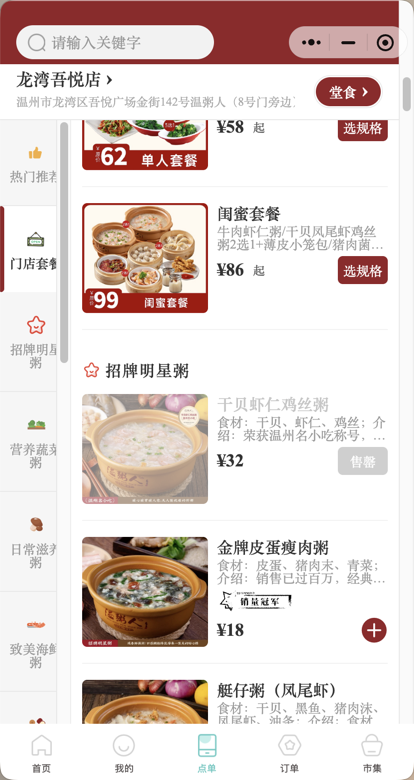
#> input picture 输出/截图输出/.uipath-runs/20261109-114902-609933-71678403-49107a36/ui-tars-trial/11952de2c99fc8770b31/evidence/miniapp-before-close.png, 414 x 780 px
$ python -i miniapp_code.py   (imports and definitions only)
#> lines starting #> are read from the running program, lines starting #| are printed output that depends on the picture; after the words box and inside, x2 and y2 are one past the last pixel; in counts of white or black regions, pixels touching at a corner belong together
"""微信圆形小程序码第一轮检测。

OpenCV 只负责在原始像素坐标里提候选 ROI；是否真是微信圆形码由 Node worker
调用 ``@weapp-vite/qr`` 做三定位点 + 右下角徽标 + 环状纹理的结构验证。
npm 包的 ``confidence`` 是启发式分数，不参与可信判定。

依赖：opencv-python-headless、Pillow、numpy；``qr_detector/`` 下执行过 ``npm ci``。
"""
from __future__ import annotations

import json
import math
import queue
import shutil
import subprocess
import threading
import time
import uuid
from pathlib import Path

import cv2
import numpy as np
from PIL import Image

MAX_DECODE_PIXELS = 45_000_000
MAX_ROI_PER_IMAGE = 36
MAX_ORIENTATIONS = 4
CANVAS = 384
REQUEST_TIMEOUT = 2.0
PREVIEW_EDGE = 1600
_MINIAPP_KIND = "wechat-mini-program-code"
_WORKER_DIR = Path(__file__).resolve().parents[1] / "qr_detector"
_NODE_MODULE = Path("node_modules") / "@weapp-vite" / "qr" / "package.json"


class CircleDetectorUnavailable(RuntimeError):
    """Node worker 或依赖未就绪；不能把第一轮当成已完成。"""

    code = "circle_detector_unavailable"


class CircleDetectorTimeout(RuntimeError):
    code = "circle_timeout"


class CircleDetectorError(RuntimeError):
    code = "circle_detector_error"


class CircleImageTooLarge(RuntimeError):
    code = "image_too_large"


def _error_code(exc: BaseException) -> str:
    return getattr(exc, "code", None) or "circle_detector_error"


class NodeCircleWorker:
    """一个批次常驻的 Node 子进程，按请求 id 匹配结果。"""

    # [90 lines left out: functions __init__, _start, _read, _stop, _request_once, verify, not called in this run]

    def close(self) -> None:
        with self._lock:
            self._stop()


# [76 lines left out: functions _rotated_points, _right_angle_locators, _validate_structure, _normalize_canvas, not called in this run]


def _preview_rois(gray: np.ndarray) -> list[dict]:
    """在缩略图上生成候选 ROI（缩略图坐标）。"""
    height, width = gray.shape[:2]
    min_side = min(width, height)
    rois: list[dict] = []

    def add(left: float, top: float, size: float, source: str) -> None:
        if size <= 0:
            return
        left = max(0, min(width - 1, left))
        top = max(0, min(height - 1, top))
        right = max(left + 1, min(width, left + size))
        bottom = max(top + 1, min(height, top + size))
        rois.append({"left": left, "top": top, "size": max(right - left, bottom - top), "source": source})

    for kernel_size in (5, 9):
        kernel = cv2.getStructuringElement(cv2.MORPH_ELLIPSE, (kernel_size, kernel_size))
        binary = cv2.morphologyEx(gray, cv2.MORPH_CLOSE, kernel)
        binary = cv2.threshold(binary, 0, 255, cv2.THRESH_BINARY + cv2.THRESH_OTSU)[1]
        contours, _ = cv2.findContours(binary, cv2.RETR_EXTERNAL, cv2.CHAIN_APPROX_SIMPLE)
        for contour in contours:
            x, y, w, h = cv2.boundingRect(contour)
            long_edge = max(w, h)
            if not (40 <= long_edge <= 0.70 * min_side):
                continue
            ratio = w / h if h else 0
            if not (0.75 <= ratio <= 1.33):
                continue
            patch = gray[y:y + h, x:x + w]
            if patch.size == 0 or float(patch.std()) < 12.0:
                continue
            size = int(round(long_edge * 1.15))
            add(x + w / 2 - size / 2, y + h / 2 - size / 2, size, "contour")

    blurred = cv2.medianBlur(gray, 5)
    circles = cv2.HoughCircles(
        blurred, cv2.HOUGH_GRADIENT, dp=1.2, minDist=40, param1=100, param2=24,
        minRadius=18, maxRadius=max(18, min_side // 3),
    )
    for circle in (circles[0] if circles is not None else []):
        cx, cy, radius = (float(value) for value in circle[:3])
        add(cx - radius * 1.1, cy - radius * 1.1, radius * 2.2, "hough")

    if not rois:
        # 受控兜底：2x2、3x3 重叠块，不做无界滑窗。
        for grid in (2, 3):
            side = int(min_side / grid * 1.4)
            for row in range(grid):
                for column in range(grid):
                    add(min_side * column / grid, min_side * row / grid, side, "grid")
    elif abs(width - height) <= 0.08 * max(width, height):
        add(0, 0, min_side, "full")

    merged: list[dict] = []
    for roi in rois:
        cx, cy = roi["left"] + roi["size"] / 2, roi["top"] + roi["size"] / 2
        duplicate = any(
            math.hypot(cx - kept["left"] - kept["size"] / 2, cy - kept["top"] - kept["size"] / 2)
            < 0.12 * max(roi["size"], kept["size"])
            and 0.90 <= roi["size"] / kept["size"] <= 1.11
            for kept in merged
        )
        # 只合并几乎完全重合的框：尺寸/中心不同的候选都留给结构验证判断，
        # 以免把真正贴合码区的框提前挤掉。
        if not duplicate:
            merged.append(roi)
    return merged[:MAX_ROI_PER_IMAGE]


class MiniProgramCodeDetector:
    """第一轮：按图返回可信的圆形小程序码候选（原图坐标）。"""

    # [128 lines left out: functions __init__, _roi_dir, detect, _to_original, close, not called in this run]

    def __enter__(self) -> "MiniProgramCodeDetector":
        return self

    def __exit__(self, *_exc) -> None:
        self.close()


# [10 lines left out: function _fit_square, not called in this run]


def error_code(exc: BaseException) -> str:
    """把检测异常转成受控的短码，供 manifest 记录。"""
    return _error_code(exc)

>>> import cv2
>>> picture = cv2.imread('../../../输出/截图输出/.uipath-runs/20261109-114902-609933-71678403-49107a36/ui-tars-trial/11952de2c99fc8770b31/evidence/miniapp-before-close.png', cv2.IMREAD_GRAYSCALE)
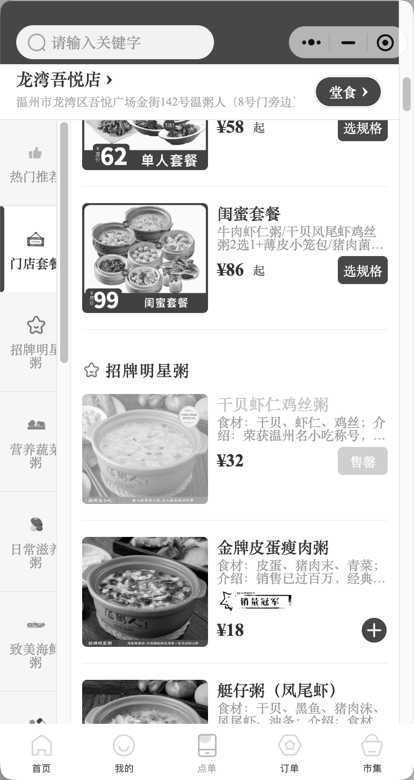
#> picture: shape (780, 414); min 0, max 255, mean 217.7
>>> result = _preview_rois(picture)
#> the loop in _preview_rois, `for kernel_size in (5, 9):` made 2 passes
#> pass 1, in _preview_rois, `binary = cv2.morphologyEx(gray, cv2.MORPH_CLOSE, kernel)`:
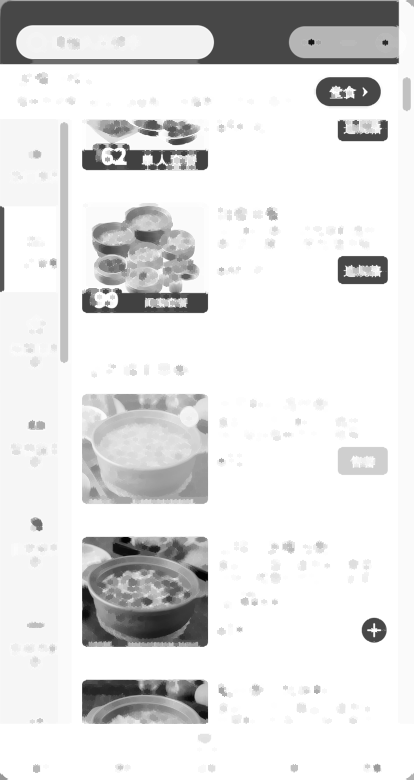
#> binary: shape (780, 414); min 3, max 255, mean 224.8
#> pass 1, in _preview_rois, `binary = cv2.threshold(binary, 0, 255, cv2.THRESH_BINARY + cv2.THRESH_..`:
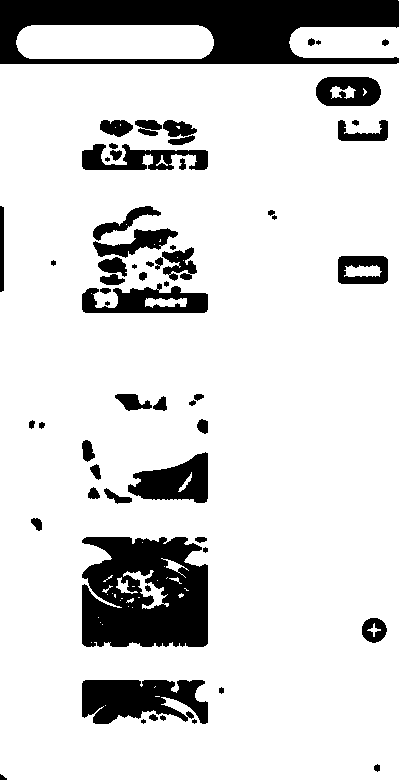
#> binary: shape (780, 414); 85% white; 61 black regions (7 under 20 px), largest, box (x1, y1, x2, y2) and area: (0, 0, 399, 64) 15777, (82, 537, 208, 647) 11470, (82, 680, 208, 724) 4148
#> pass 2, in _preview_rois, `binary = cv2.morphologyEx(gray, cv2.MORPH_CLOSE, kernel)`:
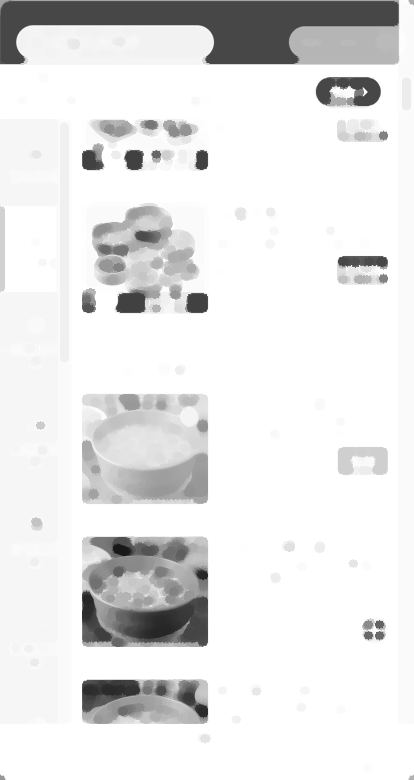
#> binary: shape (780, 414); min 24, max 255, mean 229.8
#> pass 2, in _preview_rois, `binary = cv2.threshold(binary, 0, 255, cv2.THRESH_BINARY + cv2.THRESH_..`:
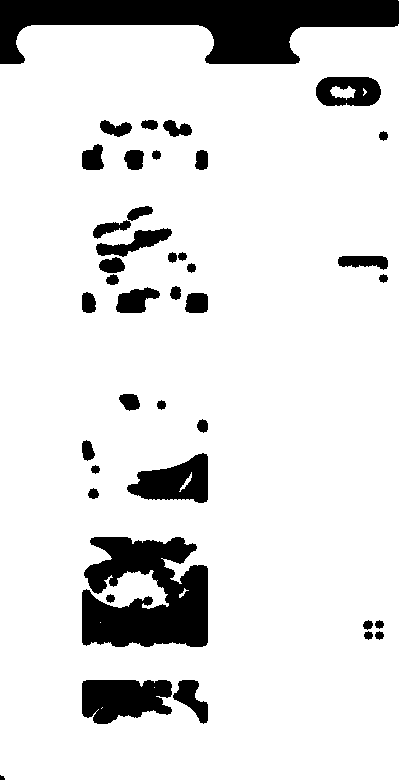
#> binary: shape (780, 414); 87.8% white; 40 black regions (1 under 20 px), largest, box (x1, y1, x2, y2) and area: (0, 0, 399, 64) 14247, (82, 537, 208, 647) 10155, (82, 680, 172, 724) 3154
#> in _preview_rois, `blurred = cv2.medianBlur(gray, 5)`:
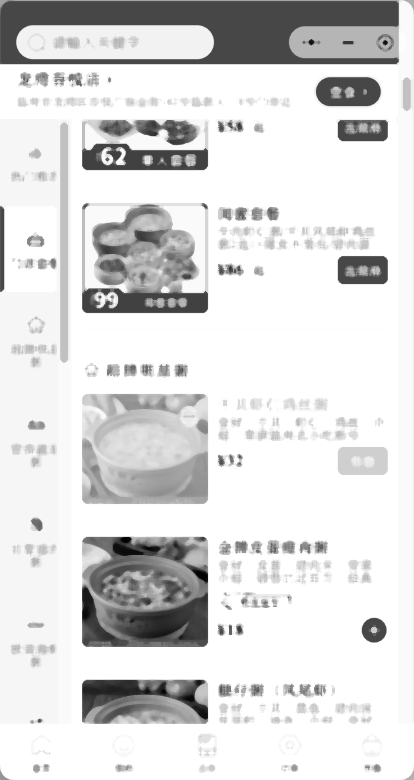
#> blurred: shape (780, 414); min 1, max 255, mean 219.7
#> in _preview_rois, `circles = cv2.HoughCircles( blurred, cv2.HOUGH_GRADIENT, dp=1.2, minDi..`: circles = 124 rows, first 8: [175.8, 339, 137.3], [216.6, 137.4, 136], [203.4, 486.6, 121.4], [144.6, 504.6, 106.9], [165, 195, 97.56], [145.8, 377.4, 92.4], [177, 628.2, 95.04], [255, 322.2, 110.9]
#> the loop in _preview_rois, `for circle in (circles[0] if circles is not None else []):` made 124 passes
#> (cx, cy, radius, left in add, top in add, right in add, bottom in add) on passes 1 to 12: (175.8, 339, 137.3, 24.79, 188, 326.8, 490), (216.6, 137.4, 136, 67.04, 0, 366.2, 299.1), (203.4, 486.6, 121.4, 69.82, 353, 337, 620.2), (144.6, 504.6, 106.9, 26.99, 387, 262.2, 622.2), (165, 195, 97.56, 57.68, 87.68, 272.3, 302.3), (145.8, 377.4, 92.4, 44.16, 275.8, 247.4, 479), (177, 628.2, 95.04, 72.46, 523.7, 281.5, 732.7), (255, 322.2, 110.9, 133, 200.2, 377, 444.2), (231, 364.2, 136, 81.44, 214.6, 380.6, 513.8), (103.8, 629.4, 93.72, 0.708, 526.3, 206.9, 732.5), (179.4, 415.8, 137.3, 28.39, 264.8, 330.4, 566.8), (243, 191.4, 128, 102.2, 50.56, 383.8, 332.2)
#> the loop in _preview_rois, `for roi in rois:` made 124 passes
#> (cx, cy, duplicate) on passes 3, 4, 5, 6, 7, 8, 9, 10, 11, 12, 14, 15: (203.4, 486.6, False), (144.6, 504.6, False), (165, 195, False), (145.8, 377.4, False), (177, 628.2, False), (255, 322.2, False), (231, 364.2, False), (103.8, 629.4, False), (179.4, 415.8, False), (243, 191.4, False), (245.4, 601.8, False), (120.6, 205.8, False)
#> (roi, cx, cy, duplicate) on passes 1, 2, 13, 16, 21, 26: ({'left': 24.79, 'top': 188, 'size': 302, 'source': 'hough'}, 175.8, 339, False), ({'left': 67.04, 'top': 0, 'size': 299.1, 'source': 'hough'}, 216.6, 149.6, False), ({'left': 0, 'top': 47.08, 'size': 252.6, 'source': 'hough'}, 126.3, 173.4, False), ({'left': 0, 'top': 345.8, 'size': 267.2, 'source': 'hough'}, 133.6, 479.4, False), ({'left': 156.9, 'top': 0, 'size': 273, 'source': 'hough'}, 293.4, 136.5, False), ({'left': 0, 'top': 59.46, 'size': 275.9, 'source': 'hough'}, 137.9, 197.4, True)

$ run again, on 输出/截图输出/.uipath-runs/20261109-114902-609933-71678403-49107a36/ui-tars-trial/11952de2c99fc8770b31/evidence/ui-tars-001.png
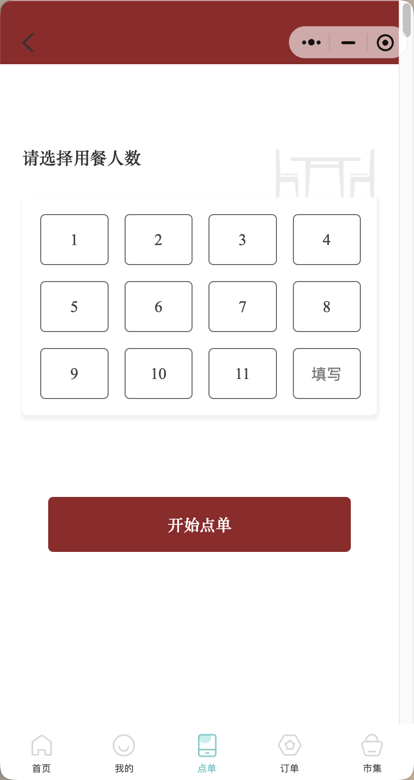
#> input picture 输出/截图输出/.uipath-runs/20261109-114902-609933-71678403-49107a36/ui-tars-trial/11952de2c99fc8770b31/evidence/ui-tars-001.png, 414 x 780 px
#> the loop in _preview_rois, `for kernel_size in (5, 9):` made 2 passes
#> pass 1, in _preview_rois, `binary = cv2.threshold(binary, 0, 255, cv2.THRESH_BINARY + cv2.THRESH_..`:
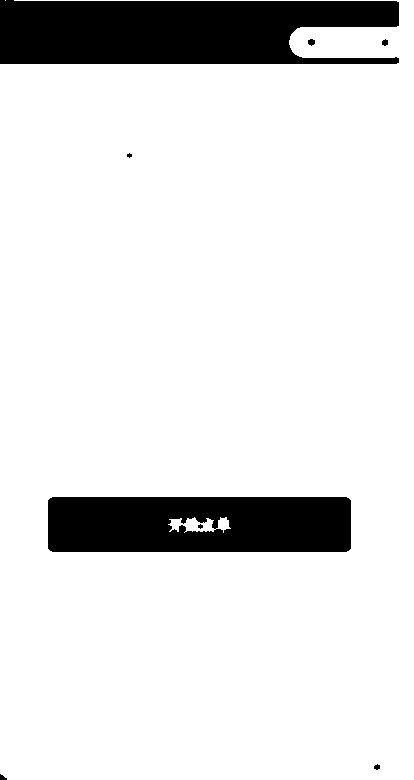
#> binary: shape (780, 414); 88.2% white; 8 black regions (2 under 20 px), largest, box (x1, y1, x2, y2) and area: (0, 0, 399, 64) 21847, (48, 497, 351, 552) 16066, (308, 39, 315, 46) 37, (382, 39, 388, 46) 32, (0, 774, 7, 780) 27, (374, 764, 380, 770) 26
#> pass 2, in _preview_rois, `binary = cv2.threshold(binary, 0, 255, cv2.THRESH_BINARY + cv2.THRESH_..`:
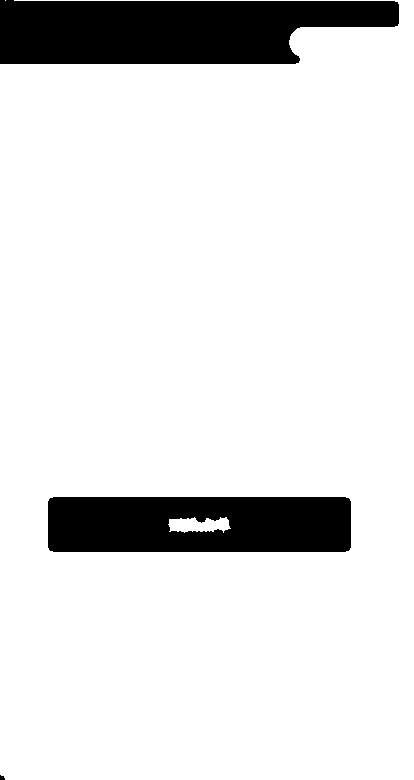
#> binary: shape (780, 414); 88.5% white; 3 black regions (1 under 20 px), largest, box (x1, y1, x2, y2) and area: (0, 0, 399, 64) 21236, (48, 497, 351, 552) 15912
#> circles = [[330.6, 96.6, 71.04], [348.6, 9, 49.44], [348.6, 60.6, 34.92], [198.6, 522.6, 29.04], [251.4, 522.6, 29.04], [384.6, 113.4, 55.44], [150.6, 522.6, 29.4]]
#> the loop in _preview_rois, `for circle in (circles[0] if circles is not None else []):` made 7 passes
#> (cx, cy, radius, left in add, top in add, right in add, bottom in add) on passes 1 to 7: (330.6, 96.6, 71.04, 252.5, 18.46, 408.7, 174.7), (348.6, 9, 49.44, 294.2, 0, 403, 108.8), (348.6, 60.6, 34.92, 310.2, 22.19, 387, 99.01), (198.6, 522.6, 29.04, 166.7, 490.7, 230.5, 554.5), (251.4, 522.6, 29.04, 219.5, 490.7, 283.3, 554.5), (384.6, 113.4, 55.44, 323.6, 52.42, 414, 174.4), (150.6, 522.6, 29.4, 118.3, 490.3, 182.9, 554.9)
#> the loop in _preview_rois, `for roi in rois:` made 7 passes
#> (cx, cy) on passes 1, 3, 4, 5, 6, 7: (330.6, 96.6), (348.6, 60.6), (198.6, 522.6), (251.4, 522.6), (384.6, 113.4), (150.6, 522.6)
#> after the loop in _preview_rois, `for roi in rois:`: merged = 7 items
